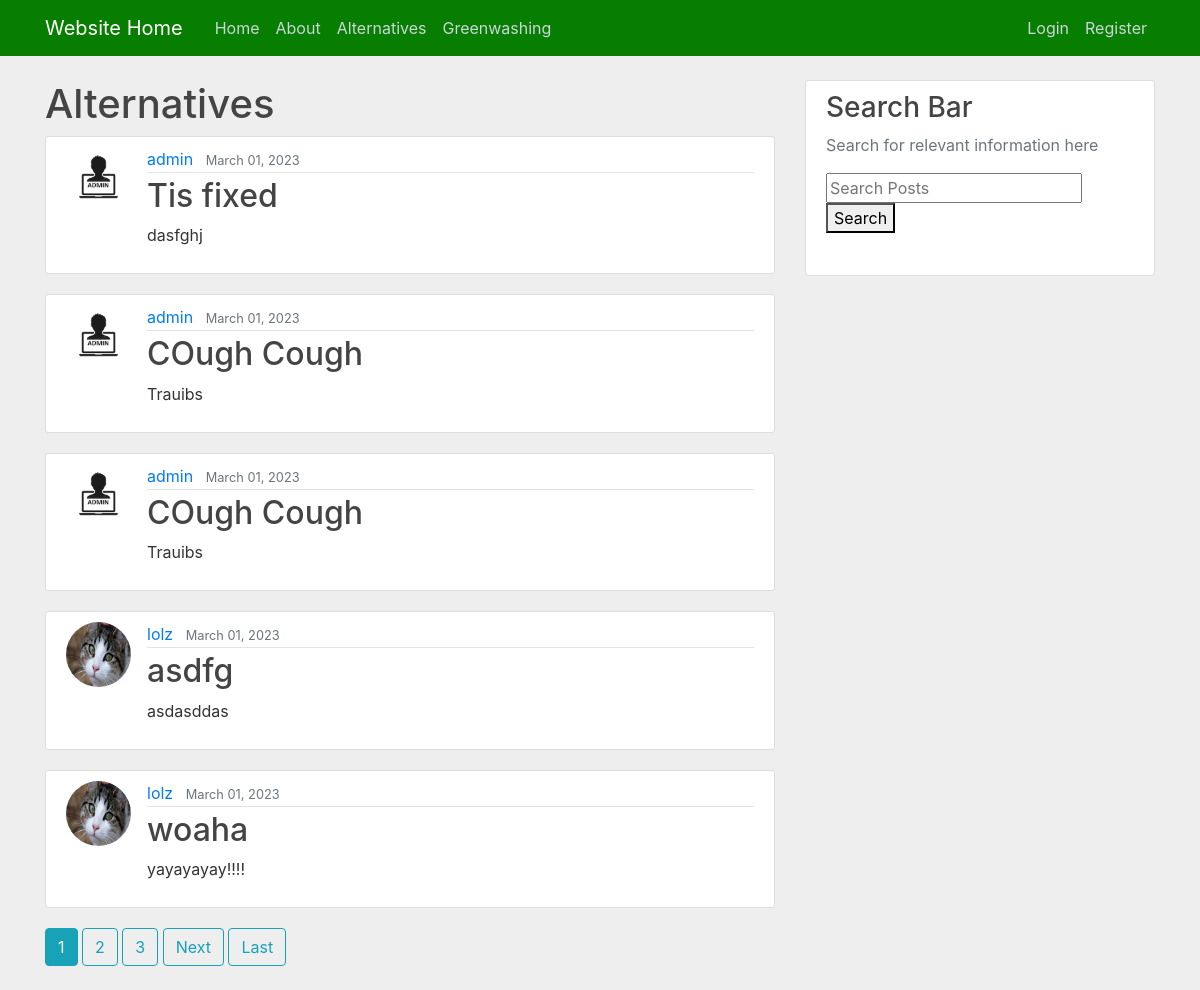
Page /alternatives/ on the committed database.
### website/models.py (models this page shows)
class Posts(models.Model):
    title = models.CharField(max_length=100)
    content = models.TextField()
    date_posted = models.DateTimeField(default=timezone.now)
    author = models.ForeignKey(User, on_delete=models.CASCADE)

### users/models.py (models this page shows, shortened)
class Profile(models.Model):
    user = models.OneToOneField(User, on_delete=models.CASCADE)
    image = models.ImageField(default='default.jpg', upload_to='profile_pics')

### website/views.py (the view)
# urls.py: path('alternatives/', PostListView.as_view(), name='website-alternatives'),
class PostListView(ListView):
    model = Posts
    template_name = 'website/alternatives.html'  # <app>/<model>_<viewtype>.html
    context_object_name = 'posts'
    ordering = ['-date_posted']
    paginate_by = 5

### website/templates/website/alternatives.html (shortened to what this page needs)
{% extends "website/base.html" %}
{% block content %}
<h1>Alternatives</h1>
    {% for posts in posts %}
    <article class="media content-section">
       <img class="rounded-circle article-img" src="{{ posts.author.profile.image.url }}">
    <div class="media-body">
        <div class="article-metadata">
        <a class="mr-2" href="{% url 'user-posts' posts.author.username %}">{{ posts.author }}</a>
        <small class="text-muted">{{ posts.date_posted|date:"F d, Y" }}</small>
        </div>
        <h2><a class="article-title" href="{% url 'post-detail' posts.id %}">{{ posts.title }}</a></h2>
        <p class="article-content">{{ posts.content }}</p>
    </div>
    </article>
    {% endfor %}
    {% if is_paginated %}
      {% for num in page_obj.paginator.page_range %}
        {% if page_obj.number == num %}
          <a class="btn btn-info mb-4" href="?page={{ num }}">{{ num }}</a>
        {% elif num > page_obj.number|add:'-3' and num < page_obj.number|add:'3' %}
          <a class="btn btn-outline-info mb-4" href="?page={{ num }}">{{ num }}</a>
        {% endif %}
      {% endfor %}
      {% if page_obj.has_next %}
        <a class="btn btn-outline-info mb-4" href="?page={{ page_obj.next_page_number }}">Next</a>
        <a class="btn btn-outline-info mb-4" href="?page={{ page_obj.paginator.num_pages }}">Last</a>
      {% endif %}
    {% endif %}
{% endblock content %}

### website/static/website/main.css (style rules this page uses)
body { background: #eeeeee; color: #333333; margin-top: 5rem; }
h1, h2, h3, h4, h5, h6 { color: #444444; }
.content-section { background: #ffffff; padding: 10px 20px; border: 1px solid #dddddd; border-radius: 3px; margin-bottom: 20px; }
.article-title { color: #444444; }
.article-content { white-space: pre-line; }
.article-img { height: 65px; width: 65px; margin-right: 16px; }
.article-metadata { padding-bottom: 1px; margin-bottom: 4px; border-bottom: 1px solid #e3e3e3 }

### rows in the picture
Posts: author.profile.image (picture), author "admin", date_posted "March 01, 2023", title "Tis fixed", content "dasfghj"
Posts: author.profile.image (picture), author "admin", date_posted "March 01, 2023", title "COugh Cough", content "Trauibs"
Posts: author.profile.image (picture), author "admin", date_posted "March 01, 2023", title "COugh Cough", content "Trauibs"
Posts: author.profile.image (picture), author "lolz", date_posted "March 01, 2023", title "asdfg", content "asdasddas"
Posts: author.profile.image (picture), author "lolz", date_posted "March 01, 2023", title "woaha", content "yayayayay!!!!"

### other values in the picture
{{ num }} "1"
{{ num }} "2" "3"
